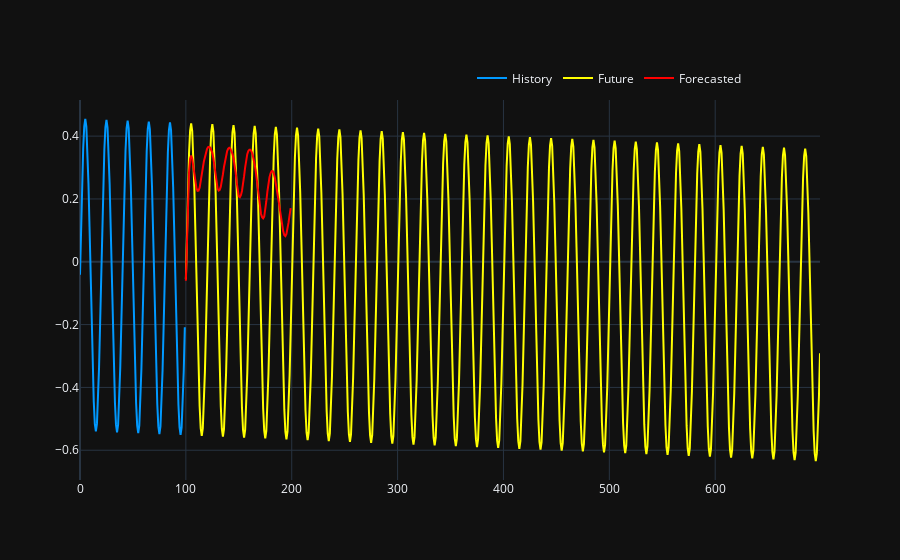

The notebook cell this image was saved under:
### Code cell
# pred_y = model.predict(train_x.to('cuda').view(1, -1, 1), len(val_serie))
# pred_y = pred_y.cpu().numpy()
# pred_y = scaler.inverse_transform(pred_y.reshape(-1,1)).reshape(-1)
# print(pred_y.sum())
plot_predictions(train_serie[-block_size:], val_serie, pred_y)
